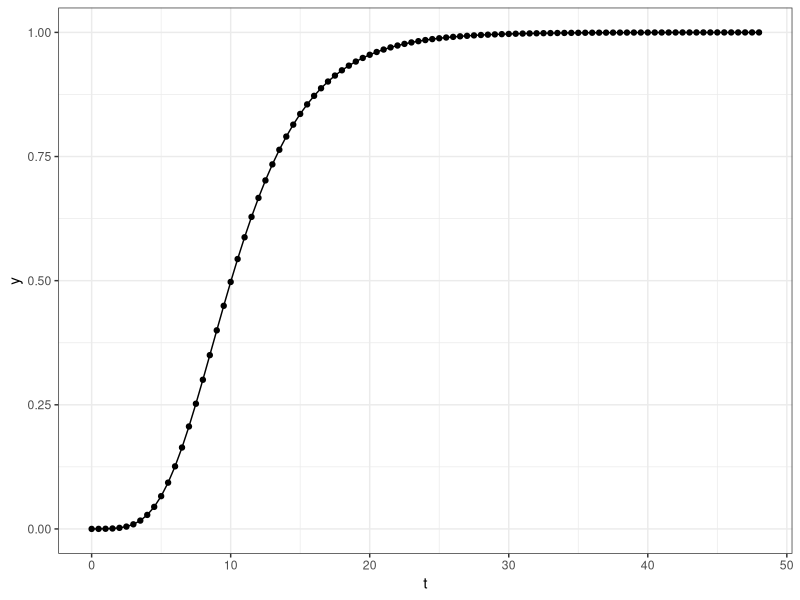
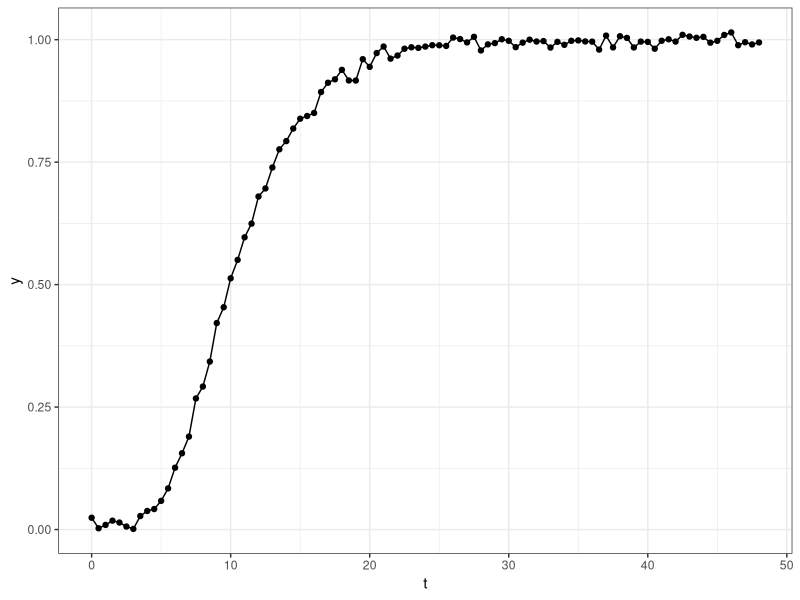
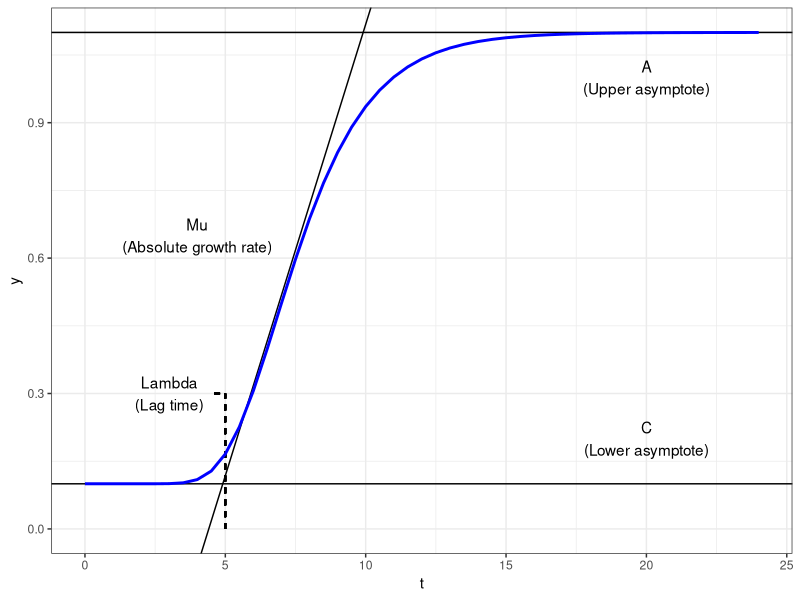
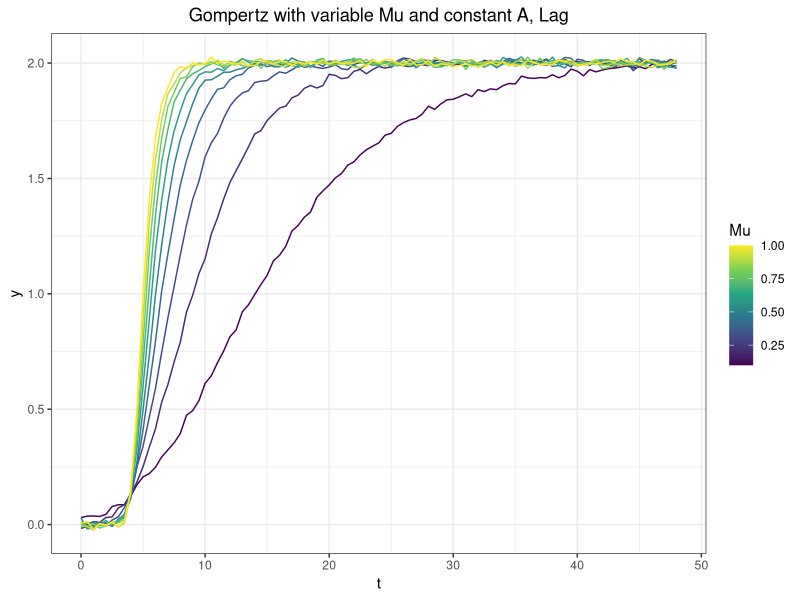
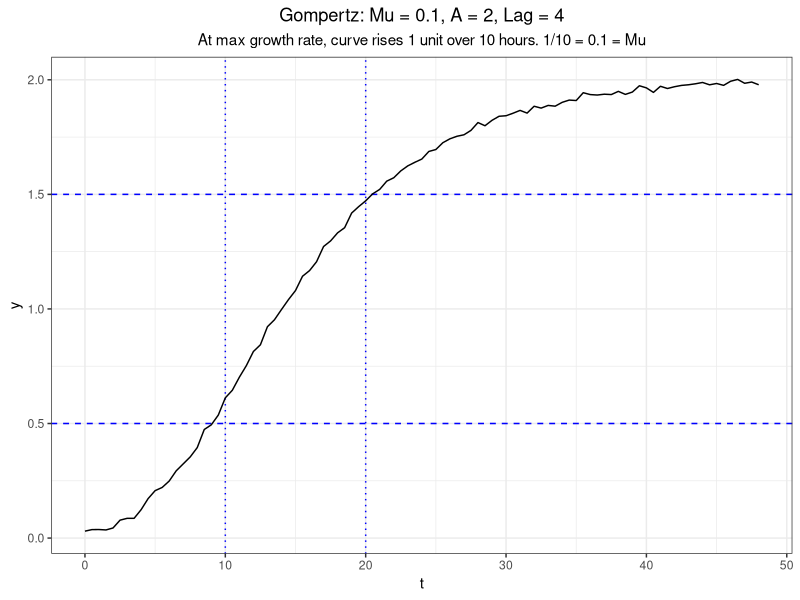
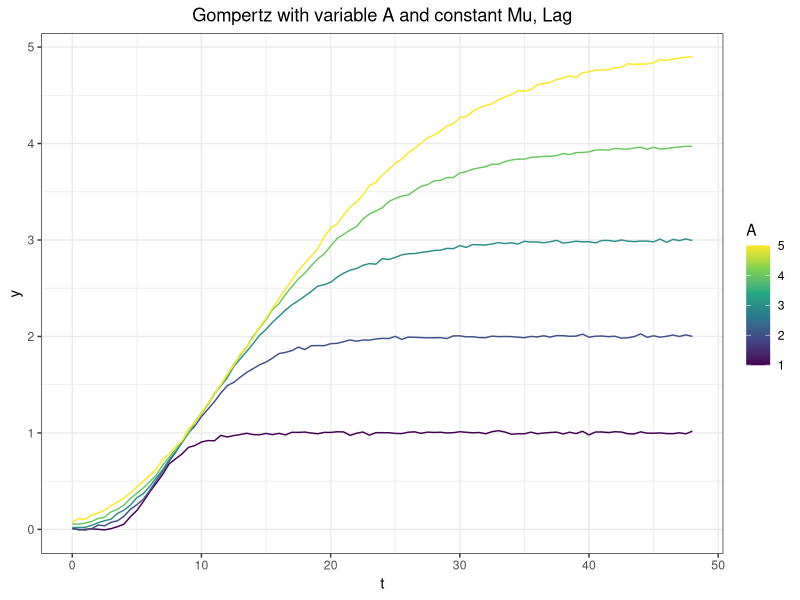
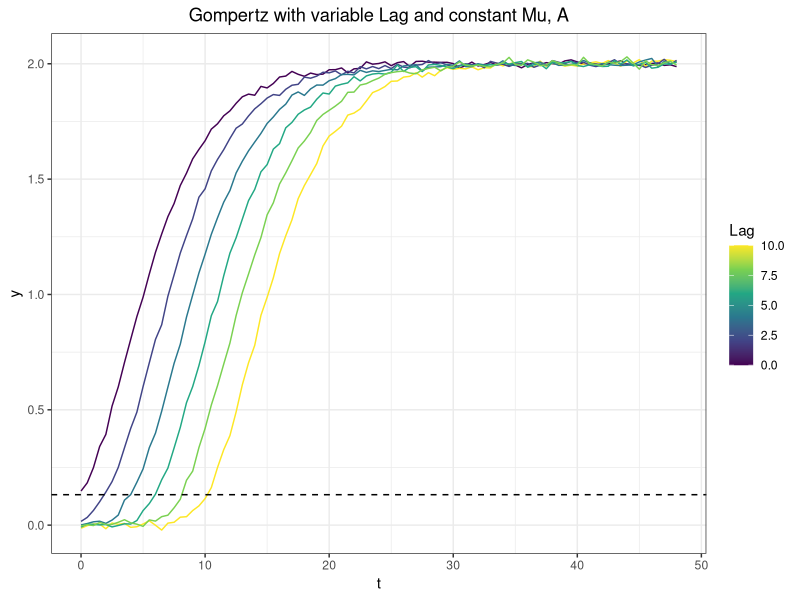
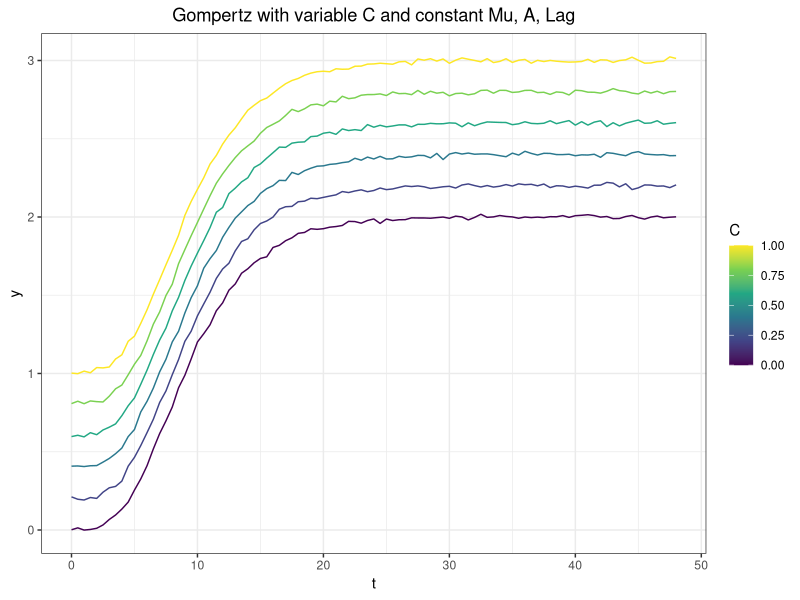

R code for these plots, in order:
## ---- chunk 1

# Code display options
knitr::opts_chunk$set(tidy.opts=list(width.cutoff=60),tidy=FALSE, echo = TRUE, message=FALSE, warning=FALSE, fig.align="center", fig.retina = 2)

library(tidyverse)

theme_set(theme_bw() + theme(plot.title = element_text(hjust = 0.5), plot.subtitle = element_text(hjust = 0.5)))

## ---- chunk 2

#' This function generate gompertz curves from the form of eq 1
#' It takes 6 inputs starting with the 4 gompertz parameters:
#' A (upper asymptote), Mu (absolute growth rate), Lag (lag time), and C (lower asymptote)
#' It uses these parameters to generate datasets with normal noise of standard deviation, sd
#' for a time series, t.
#' Default time series is 0 to 48 by 0.5 units.
#' Default noise is 0.01 units.
#' Returns a tibble with two columns - the time series, t, and the calculated gompertz vals, y.

gen_gompertz <- function( Mu, A, Lag, C = 0, sd = 0.01, t = seq(0,48,0.5)){
  
  # Calculate a perfect gompertz curve for the supplied inputs
  vals = A*exp(-exp(((Mu*exp(1))/A)*(Lag - t) + 1)) + C
  
  # Add noise with rnorm
  tibble(t = t, y = rnorm(vals, mean = vals, sd = sd))
}

## ---- chunk 3

gen_gompertz(Mu = 0.1, A = 1, Lag = 5, C = 0, sd = 0, t = c(0,100))

## ---- chunk 4

df <- gen_gompertz(Mu = 0.1, A = 1, Lag = 5, C = 0, sd = 0)

df

## ---- chunk 5

ggplot(df, aes(x = t, y = y)) + geom_path() + geom_point()

## ---- chunk 6

gen_gompertz(Mu = 0.1, A = 1, Lag = 5, C = 0) %>% 
  ggplot(., aes(x = t, y = y)) + geom_path() + geom_point()


## ---- chunk 7

labels = tibble(text = c('Mu\n(Absolute growth rate)','A\n(Upper asymptote)','C\n(Lower asymptote)','Lambda\n(Lag time)'),
                x = c(4,20,20,3),
                y = c(0.65,1,0.2,0.3))

ggplot(gen_gompertz(0.2,1,5,0.1,0, t = seq(0,24,0.5)), aes(x = t, y = y)) + 
  geom_hline(yintercept = 1.1) +
  geom_hline(yintercept = 0.1) +
  geom_segment(y = 0.3, x= 4.6, yend = 0.3, xend = 5, linetype = 'dashed')+
  geom_segment(y = 0, x= 5, yend = 0.3, xend = 5, linetype = 'dashed')+
  geom_abline(slope = 0.2, intercept = -0.8821)+
  geom_path(color = 'blue', size = 1) + 
  geom_text(data = labels, aes(x = x, y = y, label = text))+
  ylim(0,NA)
## ---- chunk 8

df_mu <- expand_grid(Mu = seq(0.1, 1, 0.1 ), A = 2, Lag = 4)

df_mu_data <- df_mu %>% 
  mutate(gomp = pmap(list(Mu, A, Lag),gen_gompertz)) %>% 
  mutate(params = paste0('Mu_',Mu,'_A_',A,'_Lag_',Lag))

df_mu_data
## ---- chunk 9

df_mu_data %>% 
  unnest(gomp) %>% 
  ggplot(., aes(x = t, y = y, group = params, color = Mu)) + 
  geom_path() + 
  scale_color_viridis_c()+
  labs(title = 'Gompertz with variable Mu and constant A, Lag')

## ---- chunk 10
df_mu_data %>% 
  unnest(gomp) %>% 
  filter(Mu==0.1) %>% 
  ggplot(., aes(x = t, y = y, group = params)) + 
  geom_hline(yintercept = c(0.5,1.5),linetype = 'dashed', color = 'blue')+
  geom_vline(xintercept = c(10,20),linetype = 'dotted', color = 'blue')+
  geom_path() + 
  labs(title = 'Gompertz: Mu = 0.1, A = 2, Lag = 4', subtitle = 'At max growth rate, curve rises 1 unit over 10 hours. 1/10 = 0.1 = Mu')

## ---- chunk 11

df_A <- expand_grid(Mu = 0.2, A = seq(1, 5, 1), Lag = 4)

df_A_data <- df_A %>% 
  mutate(gomp = pmap(list(Mu, A, Lag),gen_gompertz)) %>% 
  mutate(params = paste0('Mu_',Mu,'_A_',A,'_Lag_',Lag)) %>% 
  unnest(gomp)

ggplot(df_A_data, aes(x = t, y = y, group = params, color = A)) + 
  geom_path() + 
  scale_color_viridis_c()+
  labs(title = 'Gompertz with variable A and constant Mu, Lag')

## ---- chunk 12

df_lag <- expand_grid(Mu = 0.2, A = 2, Lag = seq(0,10,2))

df_lag_data <- df_lag %>% 
  mutate(gomp = pmap(list(Mu, A, Lag),gen_gompertz)) %>% 
  mutate(params = paste0('Mu_',Mu,'_A_',A,'_Lag_',Lag)) %>% 
  unnest(gomp)

ggplot(df_lag_data, aes(x = t, y = y, group = params, color = Lag)) + 
  geom_path() + 
  geom_hline(yintercept = 0.132, linetype = 'dashed' )+
  scale_color_viridis_c()+
  labs(title = 'Gompertz with variable Lag and constant Mu, A')
## ---- chunk 13

df_c <- expand_grid(Mu = 0.2, A = 2, Lag = 4, C = seq(0, 1, 0.2))

df_c_data <- df_c%>% 
  mutate(gomp = pmap(list(Mu, A, Lag, C),gen_gompertz)) %>% 
  mutate(params = paste0('Mu_',Mu,'_A_',A,'_Lag_',Lag, '_C_',C))%>% 
  unnest(gomp)


ggplot(df_c_data, aes(x = t, y = y, group = params, color = C)) + 
  geom_path() + 
  scale_color_viridis_c()+
  labs(title = 'Gompertz with variable C and constant Mu, A, Lag')

## ---- chunk 14
df_gen <- expand_grid(Mu = seq(0.1, 1, 0.1 ), A = seq(1, 5, 1), Lag = seq(0,10,2)) #%>% 

df_gen_data <- df_gen %>% mutate(gomp = pmap(list(Mu, A, Lag),gen_gompertz))%>% mutate(params = paste0('_Mu_',Mu,'A_',A,'_Lag_',Lag))

df_gen_data %>% 
  unnest(gomp) %>% 
  ggplot(., aes(x = t, y = y, group = params)) + 
  geom_path() + 
  labs(title = '')

df_gen_data %>% 
  unnest(gomp) %>% 
  ggplot(., aes(x = t, y = y, group = params, color = Mu)) + 
  geom_path() + facet_grid(c('A','Lag'))+
  scale_color_viridis_c()+
  labs(title = '')

#df_gen_data_export <- df_gen_data %>% unnest(gomp) %>% pivot_wider(names_from = params, values_from = y, id_cols = t) %>% rename(time = t)

#write_csv(df_gen_data_export, 'gomp_params_sim_dataset.csv')

## ---- chunk 15
sessionInfo()
